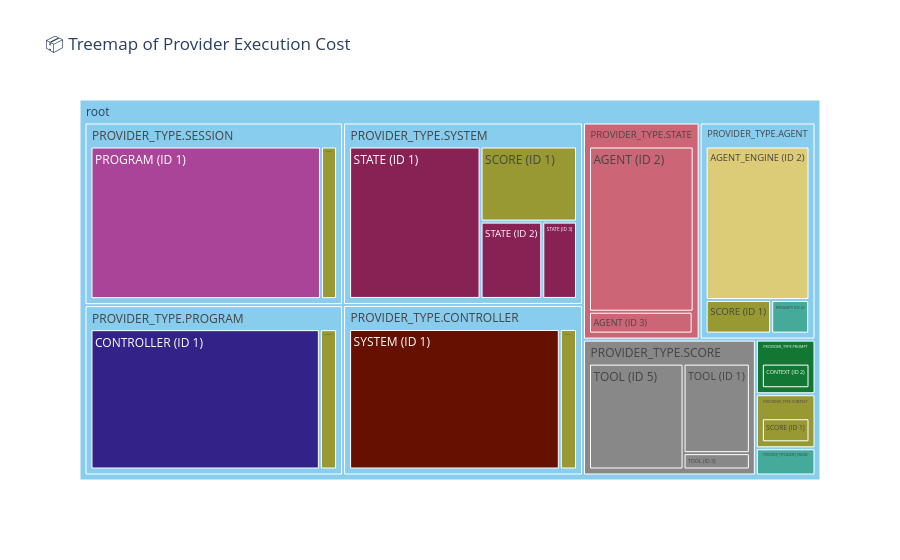

The code cell stored with this chart in its notebook:
### Markdown cell above
### 📦 Treemap of Provider Execution Cost

This chart presents a **latency-weighted treemap** that reveals the **nested execution structure** of a CodeCritic run — from top-level orchestration down to fine-grained tooling.

#### 🧠 What this code does:
- **Builds a call hierarchy** by tracing each provider’s `called_by_type`, recursively reconstructing the execution path for every log entry.
- **Flattens each path** into separate columns (e.g., `path_0`, `path_1`, ...) so Plotly can visualize the full call stack as a nested tree.
- **Visualizes latency cost** using a treemap, where:
  - Each **box** represents a provider type at a specific nesting level.
  - **Box size** is proportional to total `latency_ms` contributed by that node and its descendants.
  - **Color** corresponds to `provider_type`, using a colorblind-safe palette.

#### 🔍 What you're observing:
- The **upper-left boxes** show top-level orchestrators (e.g., `session`, `program`).
- As you move inward (right and down), you see **nested calls** to `controller`, `system`, `state`, and ultimately `agent`, `tool`, `score`, etc.
- **Larger boxes** deeper in the tree indicate subsystems that consume significant time (e.g., tools like `mypy`, `black`, `ruff`).
- Hovering on a box reveals its exact path and latency.

This visualization is ideal for:
- Identifying where latency accumulates in multi-step workflows.
- Spotting repeated or redundant calls.
- Auditing nested delegation patterns during FSM-driven execution.

### Code cell
import plotly.express as px
import pandas as pd

# Non-destructive copy
df_treemap = df.copy()

# Truncate provider_type
df_treemap["provider_label"] = df_treemap["provider_type"].astype(str).str.split(".").str[-1]
df_treemap["source"] = df_treemap["called_by_type"].fillna("root")
df_treemap["target"] = df_treemap["provider_label"]  # simplified target

# Edge list from simplified names
edges = list(zip(df_treemap["source"], df_treemap["target"]))

# Recursive path builder
def build_path(row, edges):
    if row["source"] == "root":
        return ["root", row["target"]]
    for src, tgt in edges:
        if tgt == row["source"]:
            return build_path({"source": src, "target": tgt}, edges) + [row["target"]]
    return ["root", row["source"], row["target"]]

# Build full hierarchical path
df_treemap["call_path"] = df_treemap.apply(lambda row: build_path(row, edges), axis=1)

# Flatten and clean hierarchy
path_df = df_treemap["call_path"].apply(pd.Series)
path_df.columns = [f"path_{i}" for i in path_df.columns]

# Add final disambiguator for leaf nodes
path_df[path_df.columns[-1]] = df_treemap.apply(
    lambda row: f"{row['provider_label']} (ID {row['provider_id']})", axis=1
)

# Ensure numeric latency
df_treemap["latency_ms"] = pd.to_numeric(df_treemap["latency_ms"], errors="coerce").fillna(0)

# Combine everything
sunburst_data = pd.concat([df_treemap, path_df], axis=1)

# Plot
fig = px.treemap(
    sunburst_data,
    path=path_df.columns.tolist(),
    values="latency_ms",
    color="provider_label",
    color_discrete_sequence=px.colors.qualitative.Safe,
    title="📦 Treemap of Provider Execution Cost"
)

fig.update_traces(root_color="lightblue")
fig.show()

### Figure 1 — Plotly figure (JSON) as saved in the notebook; plotly's stock layout.template omitted (floating-point values rounded to 4 significant figures)
{"data": [{"branchvalues": "total", "customdata": [["(?)"], ["(?)"], ["(?)"], ["(?)"], ["(?)"], ["(?)"], ["AGENT"], ["AGENT"], ["AGENT"], ["AGENT"], ["AGENT_ENGINE"], ["CONTEXT"], ["CONTEXT"], ["CONTROLLER"], ["PROGRAM"], ["PROMPT"], ["PROMPT"], ["PROMPT"], ["SCORE"], ["SCORE"], ["SCORE"], ["SCORE"], ["SCORE"], ["SCORE"], ["SCORE"], ["SCORE"], ["STATE"], ["STATE"], ["STATE"], ["SYSTEM"], ["TOOL"], ["TOOL"], ["TOOL"], ["TOOL"]], "domain": {"x": [0, 1], "y": [0, 1]}, "hovertemplate": "labels=%{label}<br>latency_ms=%{value}<br>parent=%{parent}<br>id=%{id}<br>provider_label=%{customdata[0]}<extra></extra>", "ids": ["root", "root/PROVIDER_TYPE.AGENT", "root/PROVIDER_TYPE.SYSTEM", "root/PROVIDER_TYPE.CONTROLLER", "root/PROVIDER_TYPE.PROGRAM", "root/PROVIDER_TYPE.SESSION", "root/PROVIDER_TYPE.STATE", "root/PROVIDER_TYPE.STATE/AGENT (ID 2)", "root/PROVIDER_TYPE.STATE/AGENT (ID 4)", "root/PROVIDER_TYPE.STATE/AGENT (ID 3)", "root/PROVIDER_TYPE.AGENT/AGENT_ENGINE (ID 2)", "root/PROVIDER_TYPE.PROMPT/CONTEXT (ID 2)", "root/PROVIDER_TYPE.PROMPT", "root/PROVIDER_TYPE.PROGRAM/CONTROLLER (ID 1)", "root/PROVIDER_TYPE.SESSION/PROGRAM (ID 1)", "root/PROVIDER_TYPE.AGENT_ENGINE", "root/PROVIDER_TYPE.AGENT/PROMPT (ID 2)", "root/PROVIDER_TYPE.AGENT_ENGINE/PROMPT (ID 2)", "root/PROVIDER_TYPE.SYSTEM/SCORE (ID 1)", "root/PROVIDER_TYPE.CONTEXT", "root/PROVIDER_TYPE.CONTEXT/SCORE (ID 1)", "root/PROVIDER_TYPE.SESSION/SCORE (ID 1)", "root/PROVIDER_TYPE.AGENT/SCORE (ID 1)", "root/PROVIDER_TYPE.CONTROLLER/SCORE (ID 1)", "root/PROVIDER_TYPE.AGENT/SCORE (ID 2)", "root/PROVIDER_TYPE.PROGRAM/SCORE (ID 1)", "root/PROVIDER_TYPE.SYSTEM/STATE (ID 2)", "root/PROVIDER_TYPE.SYSTEM/STATE (ID 1)", "root/PROVIDER_TYPE.SYSTEM/STATE (ID 3)", "root/PROVIDER_TYPE.CONTROLLER/SYSTEM (ID 1)", "root/PROVIDER_TYPE.SCORE/TOOL (ID 5)", "root/PROVIDER_TYPE.SCORE/TOOL (ID 3)", "root/PROVIDER_TYPE.SCORE", "root/PROVIDER_TYPE.SCORE/TOOL (ID 1)"], "labels": ["root", "PROVIDER_TYPE.AGENT", "PROVIDER_TYPE.SYSTEM", "PROVIDER_TYPE.CONTROLLER", "PROVIDER_TYPE.PROGRAM", "PROVIDER_TYPE.SESSION", "PROVIDER_TYPE.STATE", "AGENT (ID 2)", "AGENT (ID 4)", "AGENT (ID 3)", "AGENT_ENGINE (ID 2)", "CONTEXT (ID 2)", "PROVIDER_TYPE.PROMPT", "CONTROLLER (ID 1)", "PROGRAM (ID 1)", "PROVIDER_TYPE.AGENT_ENGINE", "PROMPT (ID 2)", "PROMPT (ID 2)", "SCORE (ID 1)", "PROVIDER_TYPE.CONTEXT", "SCORE (ID 1)", "SCORE (ID 1)", "SCORE (ID 1)", "SCORE (ID 1)", "SCORE (ID 2)", "SCORE (ID 1)", "STATE (ID 2)", "STATE (ID 1)", "STATE (ID 3)", "SYSTEM (ID 1)", "TOOL (ID 5)", "TOOL (ID 3)", "PROVIDER_TYPE.SCORE", "TOOL (ID 1)"], "marker": {"colors": ["rgb(136, 204, 238)", "rgb(136, 204, 238)", "rgb(136, 204, 238)", "rgb(136, 204, 238)", "rgb(136, 204, 238)", "rgb(136, 204, 238)", "rgb(204, 102, 119)", "rgb(204, 102, 119)", "rgb(204, 102, 119)", "rgb(204, 102, 119)", "rgb(221, 204, 119)", "rgb(17, 119, 51)", "rgb(17, 119, 51)", "rgb(51, 34, 136)", "rgb(170, 68, 153)", "rgb(68, 170, 153)", "rgb(68, 170, 153)", "rgb(68, 170, 153)", "rgb(153, 153, 51)", "rgb(153, 153, 51)", "rgb(153, 153, 51)", "rgb(153, 153, 51)", "rgb(153, 153, 51)", "rgb(153, 153, 51)", "rgb(153, 153, 51)", "rgb(153, 153, 51)", "rgb(136, 34, 85)", "rgb(136, 34, 85)", "rgb(136, 34, 85)", "rgb(102, 17, 0)", "rgb(136, 136, 136)", "rgb(136, 136, 136)", "rgb(136, 136, 136)", "rgb(136, 136, 136)"]}, "name": "", "parents": ["", "root", "root", "root", "root", "root", "root", "root/PROVIDER_TYPE.STATE", "root/PROVIDER_TYPE.STATE", "root/PROVIDER_TYPE.STATE", "root/PROVIDER_TYPE.AGENT", "root/PROVIDER_TYPE.PROMPT", "root", "root/PROVIDER_TYPE.PROGRAM", "root/PROVIDER_TYPE.SESSION", "root", "root/PROVIDER_TYPE.AGENT", "root/PROVIDER_TYPE.AGENT_ENGINE", "root/PROVIDER_TYPE.SYSTEM", "root", "root/PROVIDER_TYPE.CONTEXT", "root/PROVIDER_TYPE.SESSION", "root/PROVIDER_TYPE.AGENT", "root/PROVIDER_TYPE.CONTROLLER", "root/PROVIDER_TYPE.AGENT", "root/PROVIDER_TYPE.PROGRAM", "root/PROVIDER_TYPE.SYSTEM", "root/PROVIDER_TYPE.SYSTEM", "root/PROVIDER_TYPE.SYSTEM", "root/PROVIDER_TYPE.CONTROLLER", "root/PROVIDER_TYPE.SCORE", "root/PROVIDER_TYPE.SCORE", "root", "root/PROVIDER_TYPE.SCORE"], "root": {"color": "lightblue"}, "type": "treemap", "values": [135100.0, 13170.0, 22920.0, 21430.0, 23070.0, 24730.0, 13260.0, 11710.0, 15.0, 1536.0, 10800.0, 1706.0, 1706.0, 21460.0, 23120.0, 850.0, 866.0, 850.0, 4778.0, 1688.0, 1688.0, 1616.0, 1493.0, 1617.0, 7.0, 1612.0, 3150.0, 13220.0, 1771.0, 19810.0, 7229.0, 783.0, 12300.0, 4286.0]}], "layout": {"legend": {"tracegroupgap": 0}, "title": {"text": "📦 Treemap of Provider Execution Cost"}, "treemapcolorway": ["rgb(136, 204, 238)", "rgb(204, 102, 119)", "rgb(221, 204, 119)", "rgb(17, 119, 51)", "rgb(51, 34, 136)", "rgb(170, 68, 153)", "rgb(68, 170, 153)", "rgb(153, 153, 51)", "rgb(136, 34, 85)", "rgb(102, 17, 0)", "rgb(136, 136, 136)"]}}
